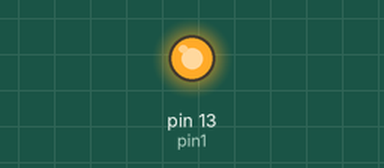
This sketch was run on a simulated Arduino Uno, built with avr-gcc and run on an emulated ATmega328P. On the bench: output pins drawn as LEDs (lit = HIGH).

Above: at 2.5 s.
At 6.0 s:
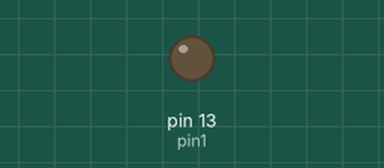
Timing chart, 0 to 9.1 s (numbered marks = the images above):
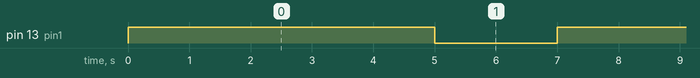

The sketch:

led_blinking.ino
```cpp
int pin1 = 13;

void setup()
{
  pinMode(pin1, OUTPUT);
}

void loop()
{
  digitalWrite(pin1, HIGH);
  delay(5000);
  digitalWrite(pin1, LOW);
  delay(2000);
}
```

Measured:
- by itself, pin 13 (pin1): alternates HIGH for 5.0 s and LOW for 2.0 s
